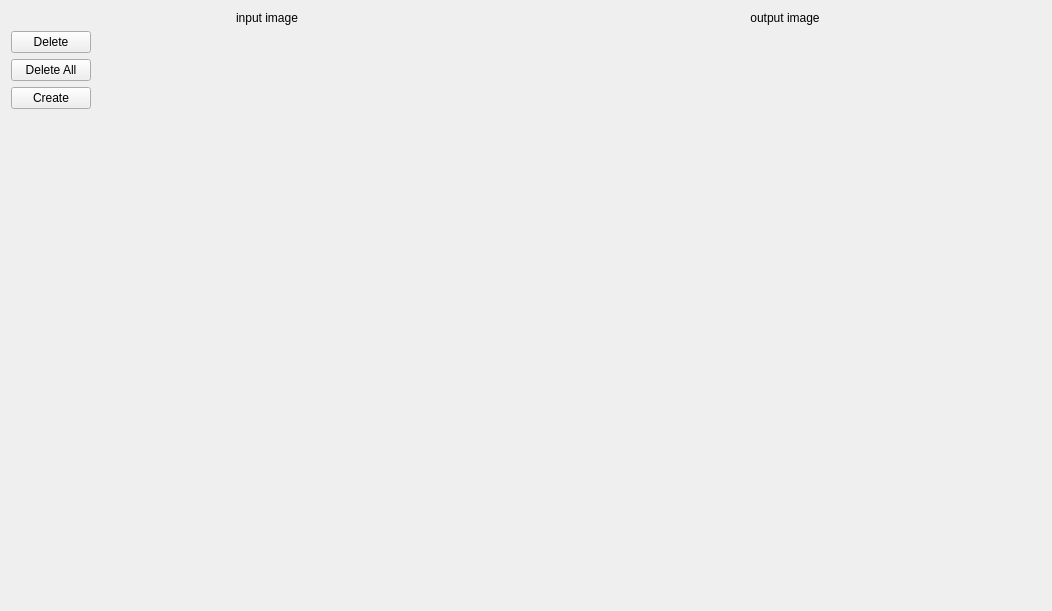
<?xml version="1.0" encoding="UTF-8"?>
<ui version="4.0">
 <class>PinOnImageWindow</class>
 <widget class="QWidget" name="PinOnImageWindow">
  <property name="geometry">
   <rect>
    <x>0</x>
    <y>0</y>
    <width>1052</width>
    <height>611</height>
   </rect>
  </property>
  <property name="windowTitle">
   <string>Pin On Image</string>
  </property>
  <layout class="QVBoxLayout" name="verticalLayout">
   <item>
    <layout class="QHBoxLayout" name="horizontalLayout_2">
     <item>
      <widget class="QLabel" name="inputLabel">
       <property name="sizePolicy">
        <sizepolicy hsizetype="Preferred" vsizetype="Preferred">
         <horstretch>1</horstretch>
         <verstretch>0</verstretch>
        </sizepolicy>
       </property>
       <property name="sizeIncrement">
        <size>
         <width>1</width>
         <height>1</height>
        </size>
       </property>
       <property name="text">
        <string>&lt;center&gt;input image&lt;/center&gt;</string>
       </property>
      </widget>
     </item>
     <item>
      <widget class="QLabel" name="outputLabel">
       <property name="sizePolicy">
        <sizepolicy hsizetype="Preferred" vsizetype="Preferred">
         <horstretch>1</horstretch>
         <verstretch>1</verstretch>
        </sizepolicy>
       </property>
       <property name="sizeIncrement">
        <size>
         <width>1</width>
         <height>1</height>
        </size>
       </property>
       <property name="text">
        <string>&lt;center&gt;output image&lt;/center&gt;</string>
       </property>
      </widget>
     </item>
    </layout>
   </item>
   <item>
    <layout class="QHBoxLayout" name="horizontalLayout">
     <item>
      <layout class="QVBoxLayout" name="verticalLayout_2"/>
     </item>
     <item>
      <layout class="QVBoxLayout" name="verticalLayout_4">
       <item>
        <widget class="QPushButton" name="deleteButton">
         <property name="text">
          <string>Delete</string>
         </property>
         <property name="checkable">
          <bool>true</bool>
         </property>
        </widget>
       </item>
       <item>
        <widget class="QPushButton" name="deleteAllButton">
         <property name="text">
          <string>Delete All</string>
         </property>
         <property name="checkable">
          <bool>true</bool>
         </property>
        </widget>
       </item>
       <item>
        <widget class="QPushButton" name="doneButton">
         <property name="text">
          <string>Create</string>
         </property>
        </widget>
       </item>
       <item>
        <spacer name="verticalSpacer_2">
         <property name="orientation">
          <enum>Qt::Vertical</enum>
         </property>
         <property name="sizeHint" stdset="0">
          <size>
           <width>20</width>
           <height>40</height>
          </size>
         </property>
        </spacer>
       </item>
      </layout>
     </item>
     <item>
      <layout class="QVBoxLayout" name="verticalLayout_3">
       <item>
        <spacer name="verticalSpacer_3">
         <property name="orientation">
          <enum>Qt::Vertical</enum>
         </property>
         <property name="sizeHint" stdset="0">
          <size>
           <width>20</width>
           <height>40</height>
          </size>
         </property>
        </spacer>
       </item>
      </layout>
     </item>
     <item>
      <spacer name="horizontalSpacer">
       <property name="orientation">
        <enum>Qt::Horizontal</enum>
       </property>
       <property name="sizeHint" stdset="0">
        <size>
         <width>40</width>
         <height>20</height>
        </size>
       </property>
      </spacer>
     </item>
    </layout>
   </item>
  </layout>
 </widget>
 <resources/>
 <connections/>
</ui>
